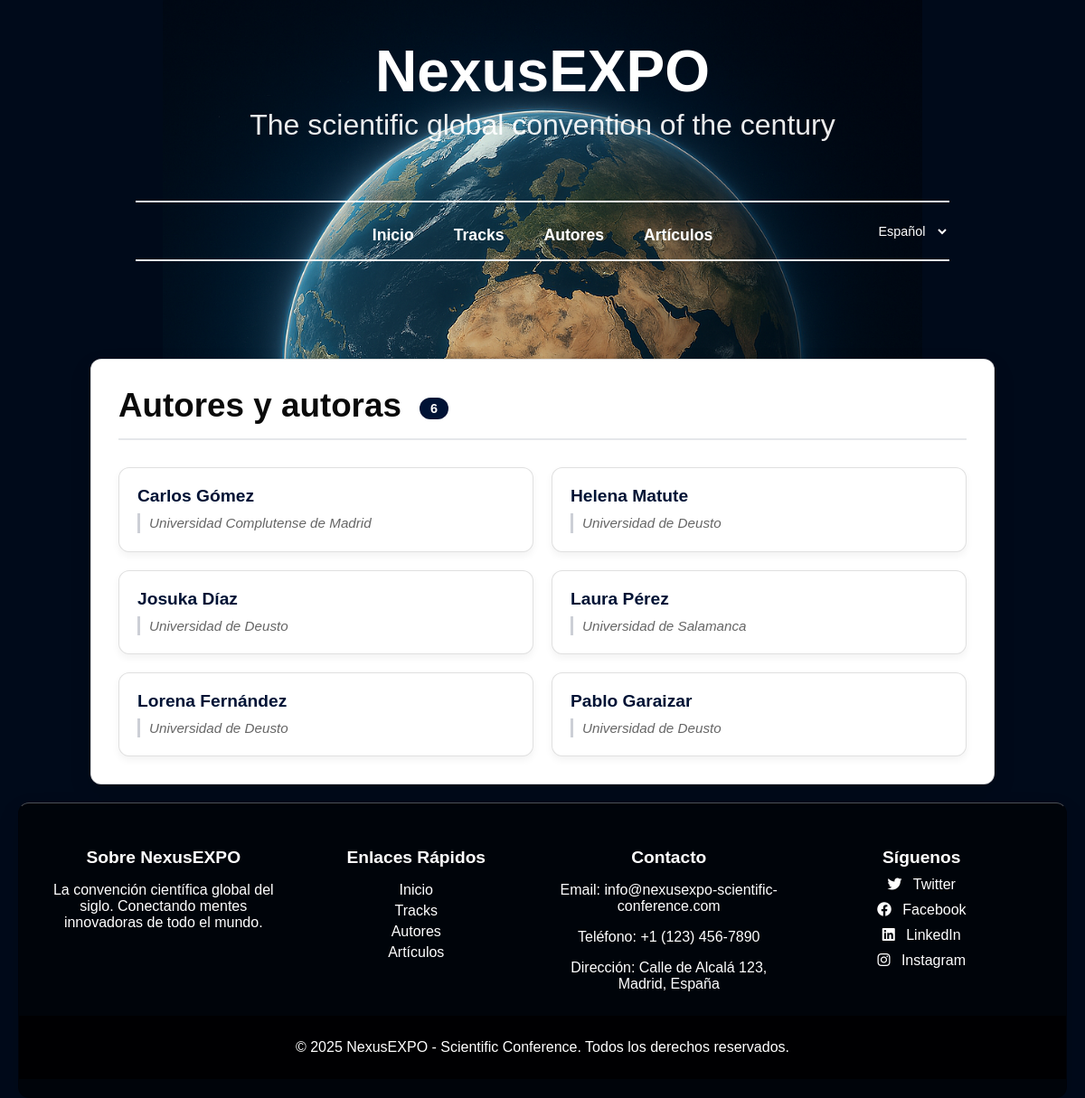
The app's page /autores/, older data.
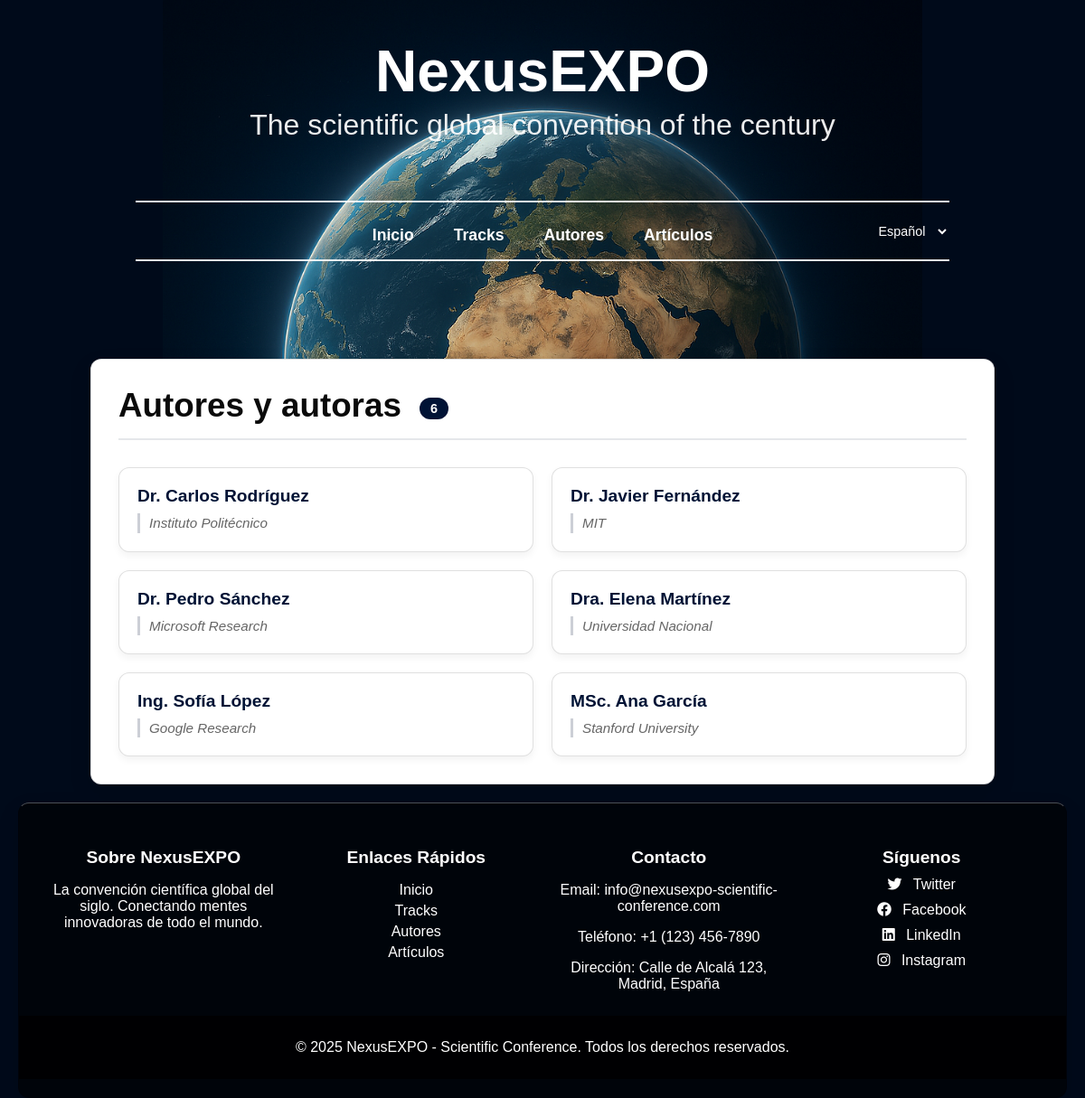
The same page, newer data.
### appScientificConference/models.py (models this page shows, shortened)
class Autor(models.Model):
    nombre = models.CharField(max_length=100)
    afiliacion = models.CharField(max_length=200, blank=True)
    imagen = models.ImageField(upload_to='img',blank=True,null=True,verbose_name='Image')

### appScientificConference/views.py (the view)
# urls.py: path('autores/', views.ListaAutoresView.as_view(), name='lista_autores'),
class ListaAutoresView(ListView):
    model = Autor
    template_name = 'autores/autores.html'
    context_object_name = 'autores'
    ordering = ['nombre']

### appScientificConference/templatetags/i18n_helpers.py (called while the page is built)
@register.simple_tag(takes_context=True)
def current_path_in_language(context, lang_code):
    request = context.get('request')
    if not request:
        return '/'
    full = request.get_full_path()  # incluye query string
    split = urlsplit(full)
    path = split.path or '/'
    lang_codes = [code for code, _ in settings.LANGUAGES]
    parts = path.split('/')
    first = parts[1] if len(parts) > 1 else ''
    if first in lang_codes:
        rest = '/' + '/'.join(parts[2:]) if len(parts) > 2 else '/'
    else:
        rest = path
    if lang_code == settings.LANGUAGE_CODE:
        new_path = rest
    else:
        if rest == '/':
            new_path = f'/{lang_code}/'
        else:
            new_path = f'/{lang_code}{rest}'
    return new_path + (f'?{split.query}' if split.query else '')

### appScientificConference/templates/autores/autores.html (shortened to what this page needs)
{% extends 'base.html' %}
{% load i18n %}
{% block content %}
<main>
    <section class="contenedor-lista-autores">
        <h2 class="titulo-lista-autores">
            {% trans "Autores y autoras" %}
            {% if autores %}
                <span class="contador-autores">{{ autores|length }}</span>
            {% endif %}
        </h2>
        {% if autores %}
            <ul class="lista-autores-grid">
                {% for autor in autores %}
                    <li class="item-autor-tarjeta">
                        <a href="{% url 'show_autor' autor.id %}" class="enlace-autor-lista">
                            {{ autor.nombre }}
                        </a>
                        {% if autor.afiliacion %}
                            <p class="afiliacion-autor-lista">{{ autor.afiliacion }}</p>
                        {% endif %}
                    </li>
                {% endfor %}
            </ul>
        {% else %}
            <div class="mensaje-vacio-autores">
                <h3 class="titulo-vacio-autores">{% trans "No hay autores registrados" %}</h3>
                <p class="texto-vacio-autores">{% trans "Todavía no se han registrado autores en el sistema." %}</p>
            </div>
        {% endif %}
    </section>
</main>
{% endblock %}

Row changes from the older to the newer data that the page shows:
removed Autor: nombre "Carlos Gómez", afiliacion "Universidad Complutense de Madrid"
removed Autor: nombre "Helena Matute", afiliacion "Universidad de Deusto"
removed Autor: nombre "Laura Pérez", afiliacion "Universidad de Salamanca"
removed Autor: nombre "Lorena Fernández", afiliacion "Universidad de Deusto"
removed Autor: nombre "Pablo Garaizar", afiliacion "Universidad de Deusto"
added Autor: nombre "Dr. Carlos Rodríguez", afiliacion "Instituto Politécnico"
added Autor: nombre "Dr. Javier Fernández", afiliacion "MIT"
added Autor: nombre "Dr. Pedro Sánchez", afiliacion "Microsoft Research"
changed Autor: nombre "Josuka Díaz" → "Dra. Elena Martínez"; afiliacion "Universidad de Deusto" → "Universidad Nacional"
added Autor: nombre "Ing. Sofía López", afiliacion "Google Research"
added Autor: nombre "MSc. Ana García", afiliacion "Stanford University"
